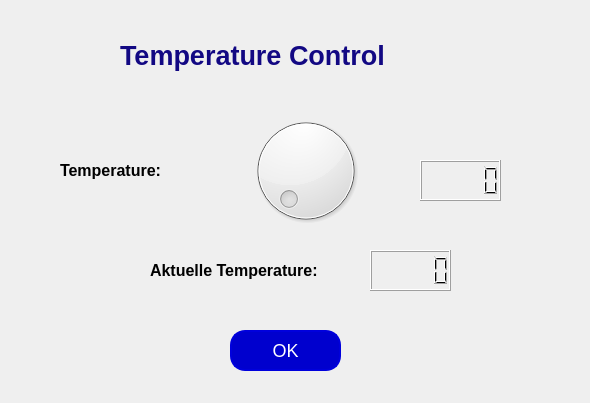
<?xml version="1.0" encoding="UTF-8"?>
<ui version="4.0">
 <class>temperaturecontrol</class>
 <widget class="QWidget" name="temperaturecontrol">
  <property name="geometry">
   <rect>
    <x>0</x>
    <y>0</y>
    <width>590</width>
    <height>403</height>
   </rect>
  </property>
  <property name="windowTitle">
   <string>Temperature Control</string>
  </property>
  <widget class="QLabel" name="label">
   <property name="geometry">
    <rect>
     <x>120</x>
     <y>20</y>
     <width>331</width>
     <height>71</height>
    </rect>
   </property>
   <property name="autoFillBackground">
    <bool>true</bool>
   </property>
   <property name="text">
    <string>&lt;html&gt;&lt;head/&gt;&lt;body&gt;&lt;p&gt;&lt;span style=&quot; font-size:20pt; font-weight:700; color:#120883;&quot;&gt;Temperature Control&lt;/span&gt;&lt;/p&gt;&lt;/body&gt;&lt;/html&gt;</string>
   </property>
  </widget>
  <widget class="QLabel" name="label_2">
   <property name="geometry">
    <rect>
     <x>60</x>
     <y>150</y>
     <width>131</width>
     <height>41</height>
    </rect>
   </property>
   <property name="autoFillBackground">
    <bool>true</bool>
   </property>
   <property name="text">
    <string>&lt;html&gt;&lt;head/&gt;&lt;body&gt;&lt;p&gt;&lt;span style=&quot; font-size:12pt; font-weight:700;&quot;&gt;Temperature:&lt;/span&gt;&lt;/p&gt;&lt;/body&gt;&lt;/html&gt;</string>
   </property>
  </widget>
  <widget class="QDial" name="dial">
   <property name="geometry">
    <rect>
     <x>240</x>
     <y>110</y>
     <width>131</width>
     <height>121</height>
    </rect>
   </property>
  </widget>
  <widget class="QLCDNumber" name="lcdNumber">
   <property name="geometry">
    <rect>
     <x>420</x>
     <y>160</y>
     <width>81</width>
     <height>41</height>
    </rect>
   </property>
  </widget>
  <widget class="QPushButton" name="ok">
   <property name="geometry">
    <rect>
     <x>230</x>
     <y>330</y>
     <width>111</width>
     <height>41</height>
    </rect>
   </property>
   <property name="styleSheet">
    <string notr="true">QPushButton {
	border: 2px solid  rgb(0, 0, 220);
	border-radius: 15px;	
	color:rgb(255,255,255);
	font-family:&quot;Arial&quot;;
	font-size: 18px;
	background-color: rgb(0, 0, 206);
}
QPushButton:hover {
    border: 2px solid rgb(0, 0, 127);
	background-color: rgb(0, 0, 120) ;
}
QPushButton:pressed {	
	border: 2px solid rgb(85, 0, 255);
	background-color:rgb(85, 0, 250);
}</string>
   </property>
   <property name="text">
    <string>OK</string>
   </property>
  </widget>
  <widget class="QLCDNumber" name="Aktuelle_temperatur">
   <property name="geometry">
    <rect>
     <x>370</x>
     <y>250</y>
     <width>81</width>
     <height>41</height>
    </rect>
   </property>
  </widget>
  <widget class="QLabel" name="label_3">
   <property name="geometry">
    <rect>
     <x>150</x>
     <y>250</y>
     <width>211</width>
     <height>41</height>
    </rect>
   </property>
   <property name="autoFillBackground">
    <bool>true</bool>
   </property>
   <property name="text">
    <string>&lt;html&gt;&lt;head/&gt;&lt;body&gt;&lt;p&gt;&lt;span style=&quot; font-size:12pt; font-weight:700;&quot;&gt;Aktuelle Temperature:&lt;/span&gt;&lt;/p&gt;&lt;/body&gt;&lt;/html&gt;</string>
   </property>
  </widget>
 </widget>
 <resources/>
 <connections/>
</ui>
